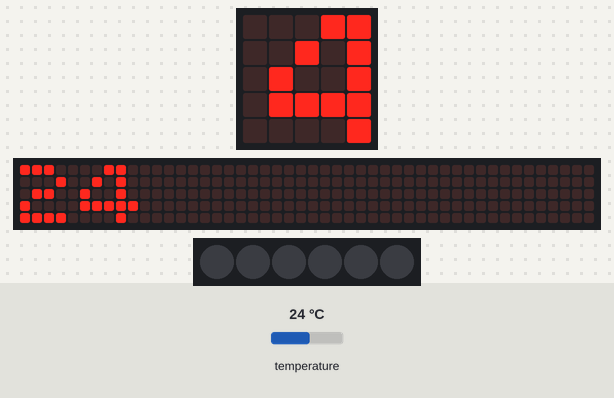
The program below on a simulated BBC micro:bit running MicroPython. Shown: the board's 5×5 LED display, a strip that is not on the board, showing the scrolling text unrolled, 6 RGB LEDs in strip order, left to right. The test bench sets the inputs (shaded band); at power-on: temperature 24 °C. Random numbers come from a fixed seed; the 48×5 strip is a reading aid, not a part: it shows the text the display is scrolling, unrolled, one strip-width of it at a time.

Above: at 1.27 s.
1.3 s: temperature set to 12 °C
At 5.32 s:
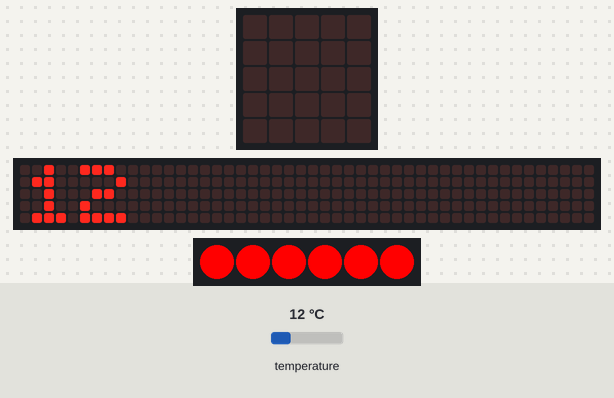
7.6 s: temperature set to 19 °C
At 10.43 s:
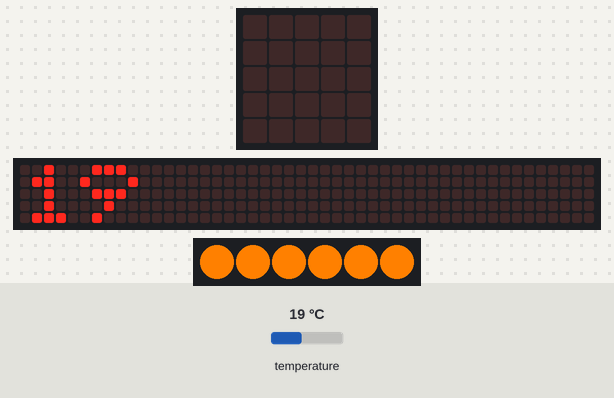
13.9 s: temperature set to 28 °C
At 26.18 s:
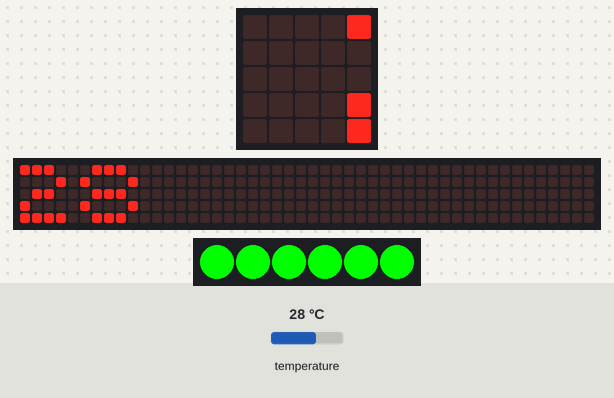
Timing chart, 0 to 46.1 s (numbered marks = the images above; inputs shaded):
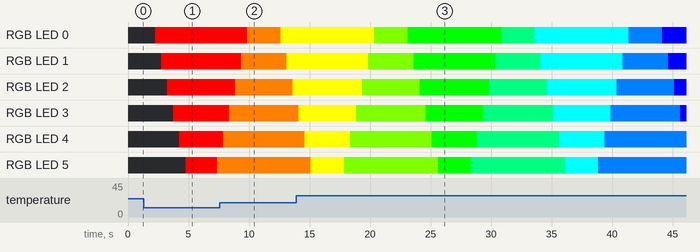

The program:

xmess_tree.py
```python
# Imports go at the top
from microbit import *
import neopixel
import random

def random_fill():
    for d in range(6):
        np[d]=(random.randint(0,255),random.randint(0,255),random.randint(0,255))
        np.show()
        sleep(200)
    for d in reversed(range(6)):
        np[d]=(random.randint(0,255),random.randint(0,255),random.randint(0,255))
        np.show()
        sleep(200)

def color_fill(np, rgb, diods):
    for d in diods:
        np[d] = rgb
        np.show()
        sleep(500)

def main():
    main_colors = [(255,0,0),(255,128,0),(255,255,0),(128,255,0),(0,255,0),(0,255,128),(0,255,255),(0,128,255),(0,0,255),(128,0,255),(255,0,255),(255,0,128)]
    np= neopixel.NeoPixel(pin1,6)
    np.clear()
    np.show()

    regular = True
    color_iterator = iter(main_colors)
    while True:
        display.scroll(temperature())
        try:
            if regular:
                color_fill(np, next(color_iterator), range(6))
            else:
                color_fill(np, next(color_iterator), reversed(range(6)))
            regular = not regular
        except StopIteration:
            color_iterator = iter(main_colors)

if __name__ == '__main__':
    main()
```
